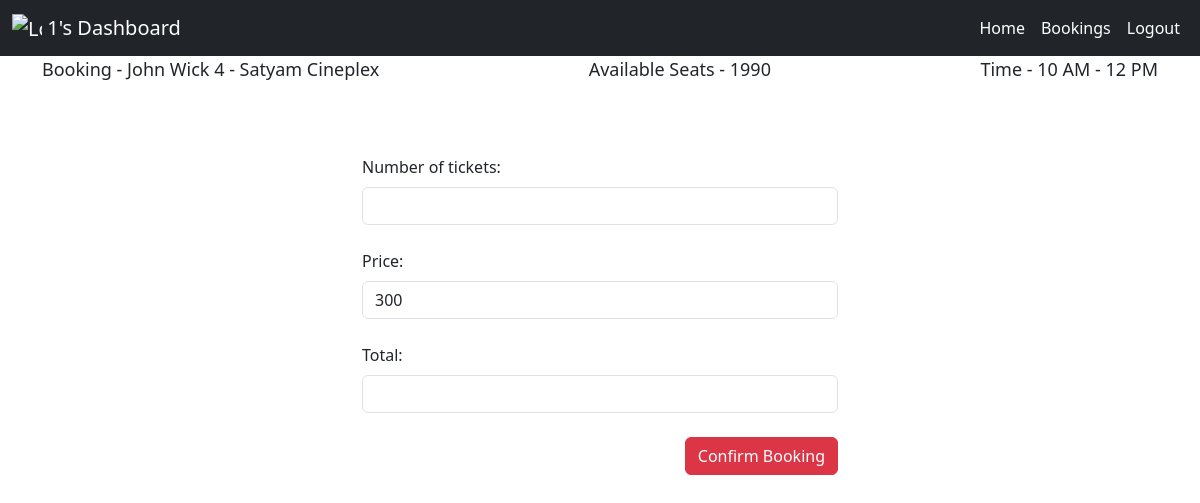
The page /book/show?showId=3 (signed in) on the database as committed earlier.
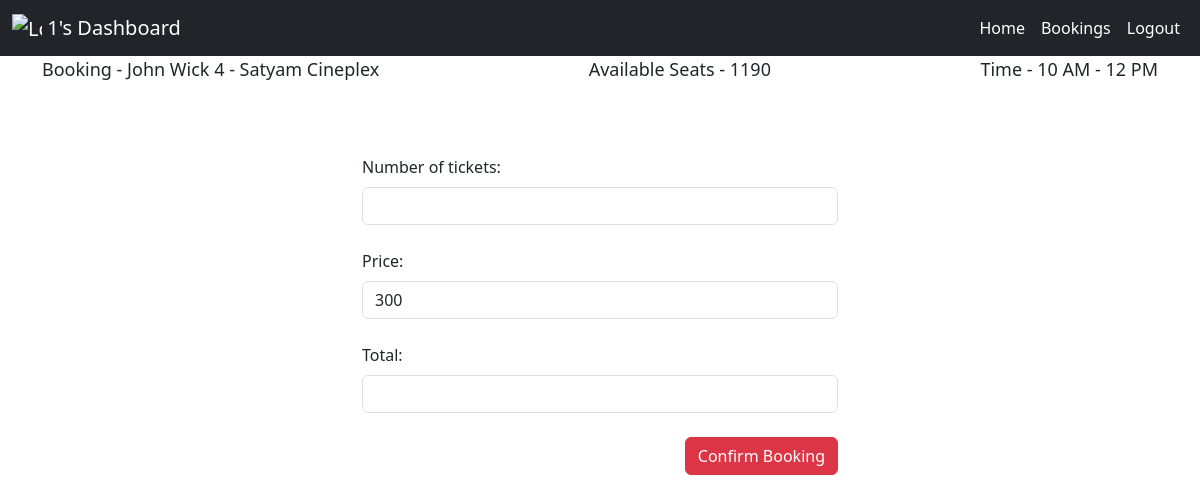
The same page on the database as committed later.
### models.py (models this page shows, shortened)
class Show(db.Model):
    __tablename__ = "show"
    show_id = db.Column(db.Integer(), primary_key=True)
    show_name = db.Column(db.String(20), nullable=False)
    show_rating = db.Column(db.Integer(), nullable=False)
    show_start_time = db.Column(db.String(10), nullable=False)
    show_end_time = db.Column(db.String(10), nullable=False)
    show_tags = db.Column(db.String(50), nullable=False)
    show_price = db.Column(db.Integer(), nullable=False)
    show_available_seats = db.Column(db.Integer(), nullable=False)
    show_venue_id = db.Column(db.Integer(), db.ForeignKey("venue.venue_id", ondelete='CASCADE'))
    bookings = db.relationship("Booking", backref="show", passive_deletes='all')

class Venue(db.Model):
    __tablename__ = "venue"
    venue_id = db.Column(db.Integer(), primary_key = True)
    venue_name = db.Column(db.String(20), nullable=False)
    venue_place = db.Column(db.String(20), nullable=False)
    venue_location = db.Column(db.String(20), nullable = False)
    venue_capacity = db.Column(db.Integer(), nullable = False)
    shows = db.relationship("Show", backref="venue", passive_deletes='all')

### app.py (the view)
@app.route('/book/show', methods = ['GET'])
def bookShow():
    showId = request.args.get('showId')
    show = Show.query.get(showId)
    venue = Venue.query.get(show.show_venue_id)
    return render_template('book_show.html', username=session['username'], showId=showId, showName=show.show_name, venueName=venue.venue_name, startTime=show.show_start_time, endTime=show.show_end_time, seats=show.show_available_seats, price=show.show_price)

### models.py (called while the page is built)
@event.listens_for(Engine, "connect")
def set_sqlite_pragma(dbapi_connection, connection_record):
    cursor = dbapi_connection.cursor()
    cursor.execute("PRAGMA foreign_keys=ON")
    cursor.close()

### templates/book_show.html (shortened to what this page needs)
<!DOCTYPE html>
<html lang="en">
<head>
    <link href="https://cdn.jsdelivr.net/npm/bootstrap@5.3.0-alpha2/dist/css/bootstrap.min.css" rel="stylesheet"
>
</head>
<body>
    <nav class="navbar navbar-dark navbar-expand-lg bg-dark ">
        <div class="container-fluid">
            <a class="navbar-brand" href="{{ url_for('viewUser')}}">
                <img src="https://img.icons8.com/color/96/null/popcorn.png" alt="Logo" width="30" height="26"
                    class="d-inline-block align-text-top">
                    {{ username }}'s Dashboard
            </a>
            <div class="collapse navbar-collapse" id="navbarNav">
                <ul class="navbar-nav ms-auto mb-2 mb-lg-0">
                    <li class="nav-item">
                        <a class="nav-link active" aria-current="page" href="{{ url_for('viewUser')}}">Home</a>
                    </li>
                    <li class="nav-item">
                        <a class="nav-link active" aria-current="page" href="{{ url_for('bookings')}}">Bookings</a>
                    </li>
                    <li class="nav-item">
                        <a class="nav-link active" aria-current="page" href="{{ url_for('root')}}">Logout</a>
                    </li>
                </ul>
            </div>
        </div>
    </nav>
<div class="container">
    <div style="display:flex; justify-content:space-between; font-weight:500; font-size:large ">
        <div>Booking - {{showName}} - {{venueName}}</div>
        <div>Available Seats - {{seats}}</div>
        <div>Time - {{startTime}} - {{endTime}}</div>
    </div>
</div>
<br/>
<br/>
<br/>
<div class="container mx-auto" style="max-width:500px">
    <form action="/book/show" method="post">
    <label for="bookCount" class="form-label" style="font-weight:500">Number of tickets: </label>
    <input id="bookCount" oninput="bookCountChangeFunc(this)"  type="number" min="0" max={{seats}} name="bookCount" class="form-control" required>
    <br/>
    <label for="price" class="form-label" style="font-weight:500">Price: </label>
    <input type="number" id="price" value={{price}} class="form-control" readonly>
    <br/>
    <label for="totalAmount" class="form-label" style="font-weight:500">Total: </label>
    <input type="number" id="totalAmount" class="form-control" readonly>
    <br/>
    <input type="submit" value="Confirm Booking" class="btn btn-danger btn float-end">
</form>
</div>
</body>
</html>

Rows that differ between the two databases and show on the page:
changed Show "John Wick 4": show_available_seats "1990" → "1190"
